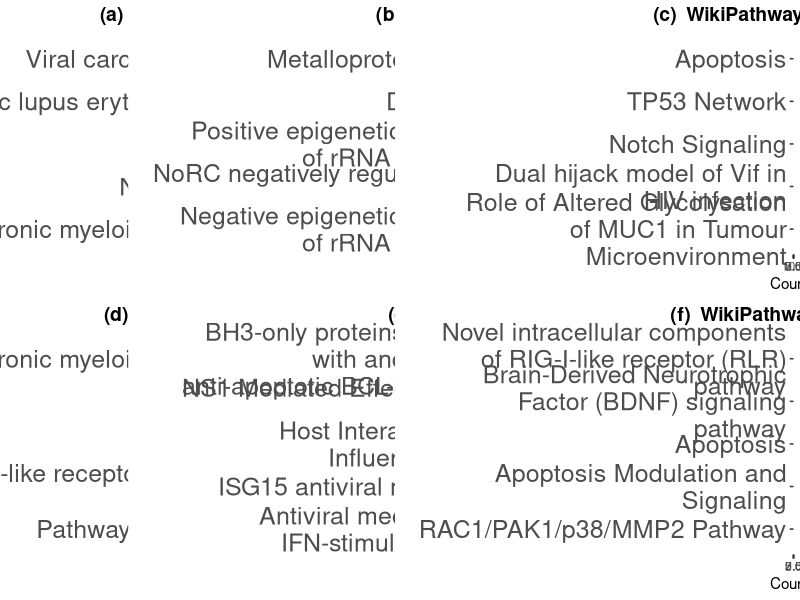
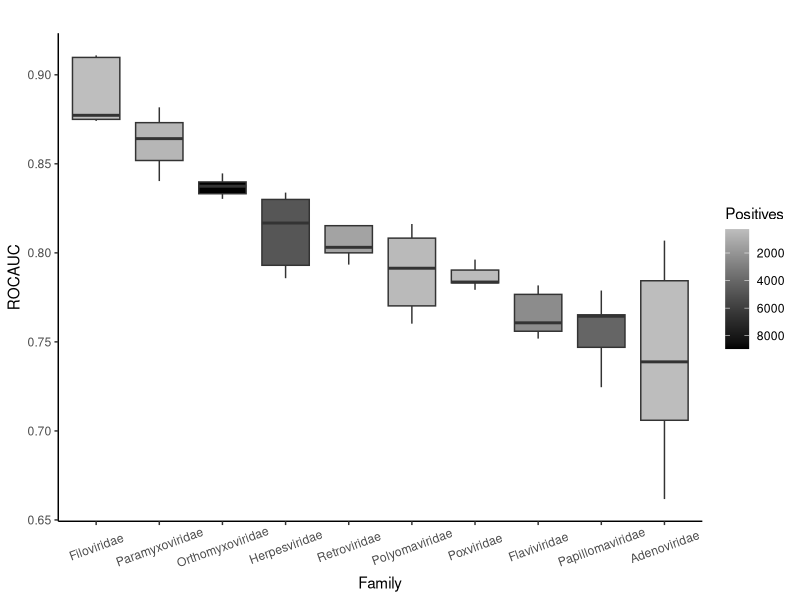

These figures' R source, in order:
library(ggplot2)
library(cowplot)
library(stringr)

l <- vector("list", 6)
df = read.csv('hiv1.csv')
sources = c("KEGG", "REAC", "WP")
text_size = 18
text_width = 30
text_angle = 0
for (i in 1:3){
  source = sources[i]
  subdf = df[which(df$source == source),]
  bp = ggplot(subdf[1:5,], aes(x=reorder(str_wrap(term_name,width = text_width), -adjusted_p_value), y=intersection_size)) +
    geom_bar(stat = "identity", aes(fill = adjusted_p_value)) +
    coord_flip() +labs(title="",x ="", y = "Counts") +
    theme(axis.text.y = element_text(size = text_size, angle = text_angle))+
    scale_fill_gradient(high="blue", low = "red", guide = guide_colourbar(title="adjusted pvalue", reverse = TRUE))
  l[[i]] = bp
}

df = read.csv('hepac.csv')
for (i in 1:3){
  source = sources[i]
  subdf = df[which(df$source == source),]
  bp = ggplot(subdf[1:5,], aes(x=reorder(str_wrap(term_name,width = text_width), -adjusted_p_value), y=intersection_size)) +
    geom_bar(stat = "identity", aes(fill = adjusted_p_value)) +
    coord_flip() +labs(title="",x ="", y = "Counts") + 
    theme(axis.text.y = element_text(size = text_size, angle = text_angle))+
    scale_fill_gradient(high="blue", low = "red", guide = guide_colourbar(title="adjusted pvalue", reverse = TRUE))
  l[[i+3]] = bp
}

labels = c("   (a)  KEGG (HIV 1)", "  (b) Reactome (HIV 1)", " (c)  WikiPathways (HIV 1)", "(d)  KEGG (Hepatitis C)", 
           "(e)  Reactome (Hepatitis C)", "(f)  WikiPathways (Hepatitis C)")
plot_grid(l[[1]], l[[2]], l[[3]], l[[4]], l[[5]], l[[6]], labels = labels, ncol = 3, nrow = 2, align = 'hv')


df = read.table('familywise.txt', header = TRUE)
ggplot(df, aes(x = reorder(Family, -ROCAUC), y=ROCAUC)) + geom_boxplot(aes(fill = Num_positives)) + 
  scale_fill_gradient(high="black", low = "grey", guide = guide_colourbar(title="Positives", reverse = TRUE)) + 
  theme_classic() + theme(axis.text.x = element_text(angle = 20, vjust = 0.6)) + labs(title="",x ="Family")
